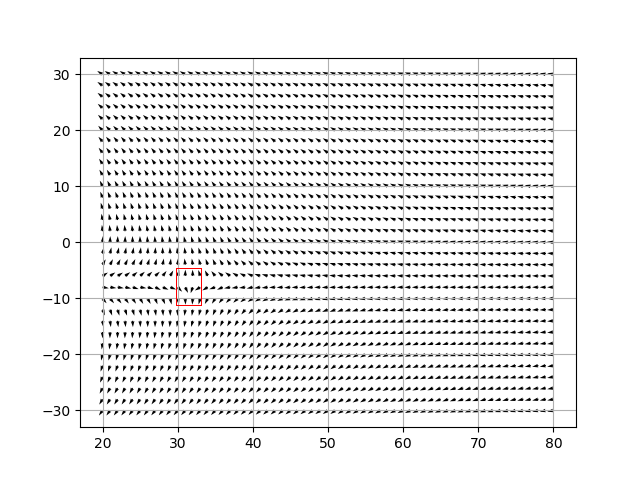
#> input picture lagrange templated img.png, 640 x 480 px, given in place of the camera
$ python camera_findContours.py
#> lines starting #> are read from the running program, lines starting #| are printed output that depends on the picture; after the words box and inside, x2 and y2 are one past the last pixel; in counts of white or black regions, pixels touching at a corner belong together
# -*- coding: utf-8 -*-
"""
Created on Sat Apr  3 15:02:31 2021

@author: gat06
"""


import numpy as np
import cv2


cap = cv2.VideoCapture(0)
while cap.isOpened():
    _, img = cap.read()
#> img is the input picture: shape (480, 640, 3); mean B, G, R 235.6, 235.6, 235.7
    #img = cv2.imread('data/baseball.png')
    imgray = cv2.cvtColor(img, cv2.COLOR_BGR2GRAY)
    ret, thresh = cv2.threshold(imgray, 0, 20, 0)
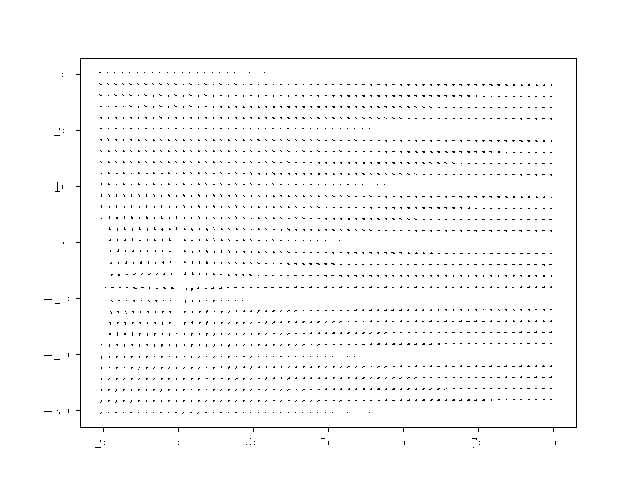
#> thresh: shape (480, 640); values 0 (black) and 20 (white), 98% white; black in thin lines or dots, all inside (x1, y1, x2, y2) = (44, 58, 577, 448)
    contours, hierarchy = cv2.findContours(thresh, cv2.RETR_TREE, cv2.CHAIN_APPROX_NONE)
#> contours = 1972 contours, 1968 with area under 20; largest, box (x1, y1, x2, y2) and area: (0, 0, 640, 480) 306081, (75, 57, 578, 433) 184854, (81, 59, 576, 427) 181298, (54, 181, 61, 193) 27
    #print("Number of contours = " + str(len(contours)))
    #print(contours[0])
    cv2.drawContours(img, contours, -1, (0, 255, 0), 3)
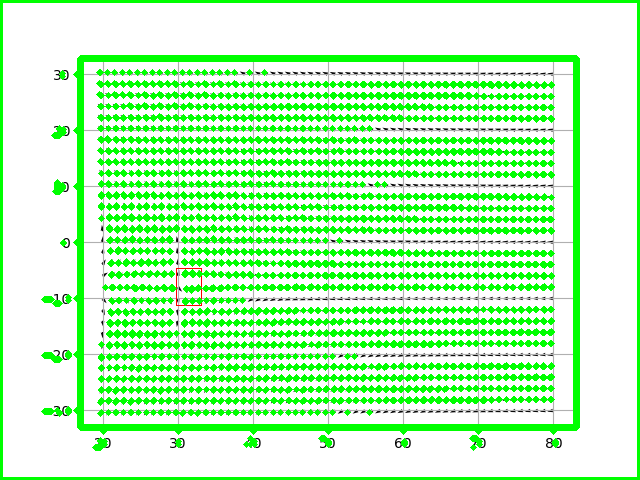
#> img: shape (480, 640, 3); mean B, G, R 187.3, 251.6, 187.3
    #cv2.drawContours(imgray, contours, -1, (0, 255, 0), 3)
    cv2.imshow('Image', img)
    #cv2.imshow('Image GRAY', imgray)
    #cv2.waitKey(0)
    if cv2.waitKey(1) & 0xFF == 27:
#> (key Esc is pressed here)
        break
cap.release()
cv2.destroyAllWindows()
